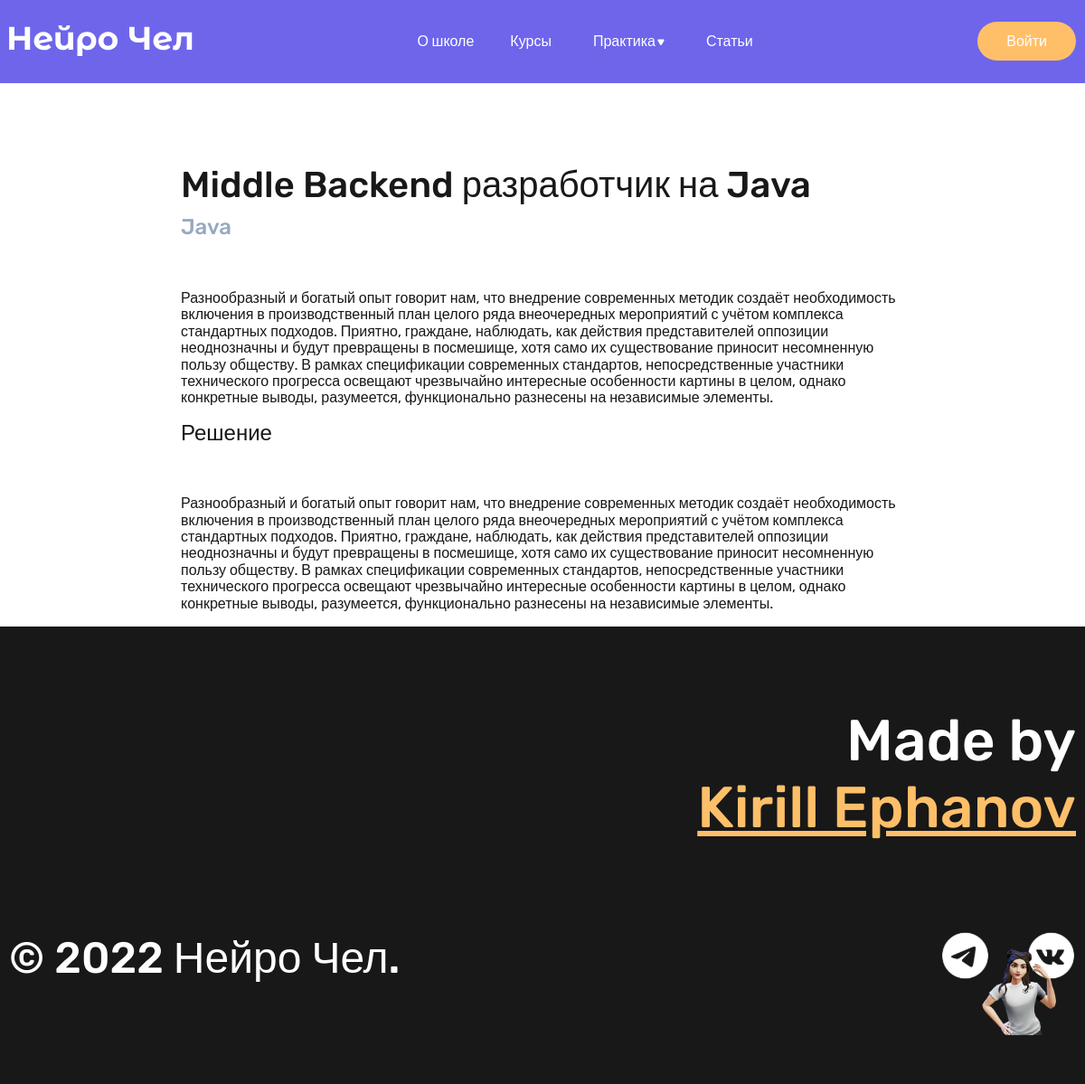
Screenshot of /practice/interview/2/ with the database file from the repository.
### blablycode_app/models.py (models this page shows, shortened)
class InterviewExercise(models.Model):
    interview_title = models.CharField(max_length=150, verbose_name='Название задачи')
    interview_category = models.ForeignKey('Category', on_delete=models.PROTECT, null=True, verbose_name='Категория')
    interview_content = models.TextField(max_length=500, verbose_name='Условие задачи')
    interview_solve = models.TextField(max_length=500, verbose_name='Решение задачи')
    class Meta:
        verbose_name = 'Задача для собеседования'
        verbose_name_plural = 'Задачи для собеседований'
        ordering = ['-pk']

class Category(models.Model):
    category_title = models.CharField(max_length=150, verbose_name='Название категории')
    def __str__(self):
        return self.category_title
    class Meta:
        verbose_name = 'Категория'
        verbose_name_plural = 'Категории'
        ordering = ['category_title']

### blablycode_app/views.py (the view)
# urls.py: path('practice/interview/<int:pk>/', GetInterview.as_view(), name='open_interview'),
class GetInterview(DetailView):
    model = InterviewExercise
    template_name = 'blablycode_app/interview.html'
    context_object_name = 'interview'
    def get_context_data(self, *, object_list=None, **kwargs):
        context = super().get_context_data(**kwargs)
        return context

### blablycode_app/templates/blablycode_app/interview.html
{% extends 'base.html' %}
{% block content %}
    <div class="wrapper">
        <div class="practice practice-header">
            <h1 class="practice-title">{{ interview.interview_title }}</h1>
            <p class="practice-category">{{ interview.interview_category }}</p>
        </div>
    </div>
    <section>
        <div class="wrapper">
            <div class="practice">
                <p class="practice-content">
                    {{ interview.interview_content|safe|linebreaks }}
                </p>
                <p class="practice-block2__title">Решение</p>
                <p class="practice-content">
                    {{ interview.interview_solve|safe|linebreaks }}
                </p>
            </div>
        </div>
    </section>
{% endblock %}

### blablycode/static/styles/style.css (style rules this page uses)
:root { --dark: #181818; --blue: #6E65EB; --orange: #FFBF69; --grey: #97A8C1; }
html { background-color: var(--dark); }
body { font-family: 'Rubik', sans-serif; color: var(--dark); background-color: #fff; }
.wrapper { max-width: 1180px; padding-right: 5px; padding-left: 5px; margin: 0 auto; }
.practice { max-width: 800px; margin: 0 auto; }
.practice-header { margin-bottom: 55px; }
.practice-title { font-size: 40px; font-weight: 500; margin-top: 90px; margin-bottom: 10px; }
.practice-category { color: var(--grey); font-size: 24px; font-weight: 500; margin: 0; }
.practice-content { font-size: 20px; margin-top: 0; margin-bottom: 55px; }
.practice-block2__title { font-size: 24px; font-weight: 500; margin-top: 0; margin-bottom: 10px; }

### rows the page displays
InterviewExercise: interview_title "Middle Backend разработчик на Java", interview_category "Java", interview_content "Разнообразный и богатый опыт говорит нам, что внедрение современных методик создаёт необходимость включения в производственный план целого ряда внеочередных мероприятий с учётом комплекса стандартных подходов. Приятно, граждане, наблюдать, как действия представителей оппозиции неоднозначны и будут превращены в посмешище, хотя само их существование приносит несомненную пользу обществу. В рамках спецификации современных стандартов, непосредственные участники технического прогресса освещают чрезвычайно интересные особенности картины в целом, однако конкретные выводы, разумеется, функционально разнесены на независимые элементы.", interview_solve "Разнообразный и богатый опыт говорит нам, что внедрение современных методик создаёт необходимость включения в производственный план целого ряда внеочередных мероприятий с учётом комплекса стандартных подходов. Приятно, граждане, наблюдать, как действия представителей оппозиции неоднозначны и будут превращены в посмешище, хотя само их существование приносит несомненную пользу обществу. В рамках спецификации современных стандартов, непосредственные участники технического прогресса освещают чрезвычайно интересные особенности картины в целом, однако конкретные выводы, разумеется, функционально разнесены на независимые элементы."
